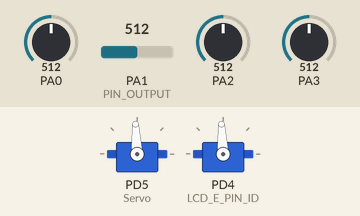
Recording of a program running on a simulated ATmega32, built with avr-gcc and emulated at 8 MHz. Shown: 2 × servo. Inputs (shaded band) come from the test bench; at power-on: PA0 = 512, PA1 (PIN_OUTPUT) = 512, PA2 = 512, PA3 = 512. Servo pulses on a pin are drawn as a servo (544–2400 µs = 0–180°).

Above: at 3.4 s.
3.5 s: PA0 set to 545
At 6.0 s:
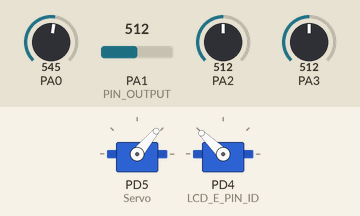
6.5 s: PA1 (PIN_OUTPUT) set to 549
8.0 s: PA1 (PIN_OUTPUT) set to 578
At 8.9 s:
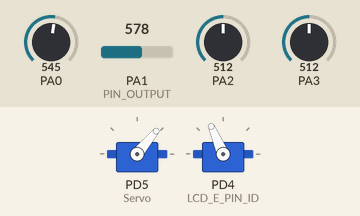
11.0 s: PA2 set to 560
At 12.2 s:
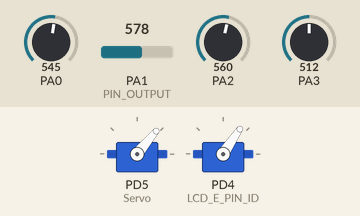
12.5 s: PA2 set to 585
At 13.4 s:
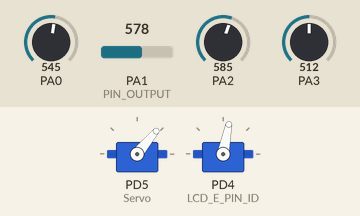
15.5 s: PA3 set to 716
At 19.3 s:
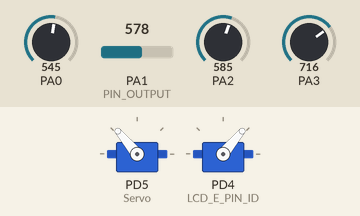
Timing chart, 0 to 19.5 s (numbered marks = the images above; inputs shaded):
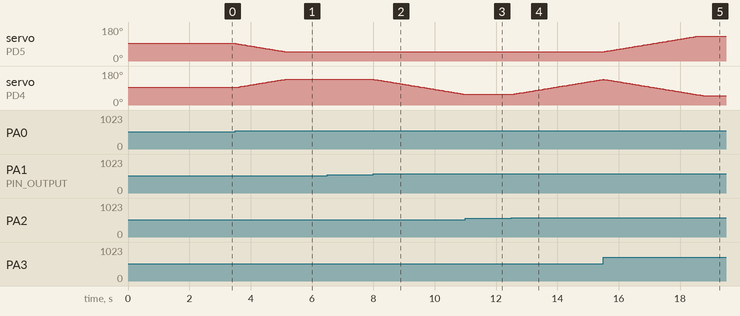

Measured:
- the behaviour switches between 533 and 534 on PA0 (found by bisection; images 0 and 1)
- the behaviour switches between 565 and 566 on PA1 (PIN_OUTPUT) (found by bisection; images 1 and 2)
- the behaviour switches between 566 and 567 on PA2 (found by bisection; images 3 and 4)
- after the input at 3.5 s, servo on PD5 (Servo): moves from 93° to 50° over 1.6 s, starting at once; servo on PD4 (LCD_E_PIN_ID): moves from 93° to 136° over 1.6 s, starting at once
- after the input at 6.5 s, every drawn part: stays the same
- after the input at 8.0 s, servo on PD4 (LCD_E_PIN_ID): moves from 136° to 57° over 2.9 s, starting at once
- after the input at 11.0 s, servo on PD4 (LCD_E_PIN_ID): goes on until 11.0 s, then stays 56°
- after the input at 12.5 s, servo on PD4 (LCD_E_PIN_ID): moves from 56° to 135° over 2.9 s, starting at once
- after the input at 15.5 s, servo on PD5 (Servo): moves from 50° to 130° over 3.0 s, starting at once

The program:

Main.c
```c
/*
 * Exercise4.c
 *
 *  Created on: Jun 21, 2017
 *  Author: Mohamed Tarek
 */

#include "Servo.h"
#include <util/delay.h>
#include "LDR.h"
#include "adc.h"

#define MAXIMUM_VERTICAL_DEGREE 160
#define MINIMUM_VERTICAL_DEGREE 10
#define MAXIMUM_HORIZONTAL_DEGREE 170
#define MINIMUM_HORIZONTAL_DEGREE 10

#define LEFT_TOP_CHANNEL 0
#define RIGHT_TOP_CHANNEL 1
#define LEFT_DOWN_CHANNEL 2
#define RIGHT_DOWN_CHANNEL 3

#define Tolerance 10
#define timedelay 20


uint16 LeftTop=0;
uint16 LeftDown=0;
uint16 RightTop=0;
uint16 RightDown=0;

uint8 ServoVertical=90;
uint8 ServoHorizontal=90;


int main(void)
{
	uint16 AvrageTop=0;
	uint16 AvrageDown=0;
	uint16 AvrageRight=0;
	uint16 AvrageLeft=0;
	uint16 AvrageTopDown=0;
	uint16 AvrageLeftRight=0;

	Servo_init(OC1A);
	Servo_init(OC1B);
	Servo_write(ServoVertical,OC1A);
	Servo_write(ServoHorizontal,OC1B);
	ADC_ConfigType ADC_Config={AVCC,POLLING,F_CPU_64};
	ADC_init(&ADC_Config);
	_delay_ms(2500);
	while(1)
	{
		LeftTop=LDR_getLight(LEFT_TOP_CHANNEL);
		LeftDown=LDR_getLight(LEFT_DOWN_CHANNEL);
		RightTop=LDR_getLight(RIGHT_TOP_CHANNEL);
		RightDown=LDR_getLight(RIGHT_DOWN_CHANNEL);

		AvrageTop=(uint16)((RightTop+LeftTop)/2);
		AvrageDown=(uint16)((RightDown+LeftDown)/2);
		AvrageRight=(uint16)((RightTop+RightDown)/2);
		AvrageLeft=(uint16)((LeftTop+LeftDown)/2);

		AvrageTopDown=abs(AvrageTop-AvrageDown);
		AvrageLeftRight=abs(AvrageRight-AvrageLeft);

		if(AvrageTopDown>Tolerance){
			if(AvrageTop<(AvrageDown-Tolerance)){
				ServoVertical++;
				if(ServoVertical>=MAXIMUM_VERTICAL_DEGREE){
					ServoVertical=MAXIMUM_VERTICAL_DEGREE;
				}
			}else if(AvrageTop>(AvrageDown+Tolerance)){
				ServoVertical--;
				if(ServoVertical<=MINIMUM_VERTICAL_DEGREE){
					ServoVertical=MINIMUM_VERTICAL_DEGREE;
				}
			}
			Servo_write(ServoVertical,OC1A);
		}
		if(AvrageLeftRight>Tolerance){
			if(AvrageLeft>(AvrageRight+Tolerance)){
				ServoHorizontal++;
				if(ServoHorizontal>=MAXIMUM_HORIZONTAL_DEGREE){
					ServoHorizontal=MAXIMUM_HORIZONTAL_DEGREE;
				}
			}else if(AvrageLeft<(AvrageRight-Tolerance)){
				ServoHorizontal--;
				if(ServoHorizontal<=MINIMUM_HORIZONTAL_DEGREE){
					ServoHorizontal=MINIMUM_HORIZONTAL_DEGREE;
				}
			}
			Servo_write(ServoHorizontal,OC1B);
		}
		_delay_ms(timedelay);
	}
}
```

LDR.c
```c
/*
 * LDR.c
 *
 *  Created on: ???/???/????
 *      Author: Ehab Mohamed
 */
#include "adc.h"
#include "LDR.h"

/*
 * Description :
 * Function responsible for calculate the Percentage of light from the ADC digital value.
 */
uint16 LDR_getLight(uint8 LDR_channel)
{
	uint16 light_value = 0;

	/* Read ADC channel where the temperature sensor is connected */
	light_value = ADC_readChannel(LDR_channel);

	return light_value;
}
```

LDR.h
```c
/*
 * LDR.h
 *
 *  Created on: ???/???/????
 *      Author: Ehab Mohamed
 */

#ifndef LDR_H_
#define LDR_H_


uint16 LDR_getLight(uint8 LDR_channel);

#endif /* LDR_H_ */
```

Servo.c
```c
/*
 * Servo.c
 *
 *  Created on: ???/???/????
 *      Author: Ehab Mohamed
 */
#include "Timer1_PWM.h"
#include "gpio.h"
#include "Servo.h"
#include <math.h>

#define SERVOANGLE0  (((F_CPU/8000)*1)-1)
#define SERVOANGLE180  (((F_CPU/8000)*2)-1)
#define DGREE (5.56)


uint8 g_Postion=0;

void Servo_init(uint8 PWM_Channel){
	Timer1_PWM_init(PWM_Channel);
	if(PWM_Channel==OC1A){
		GPIO_setupPinDirection(PORTD_ID, PIN5_ID, PIN_OUTPUT);
	}else if(PWM_Channel==OC1B){
		GPIO_setupPinDirection(PORTD_ID, PIN4_ID, PIN_OUTPUT);
	}
}

void Servo_write(uint8 Postion,uint8 PWM_Channel){
	g_Postion=Postion;
	uint16 Pos=(uint16)(SERVOANGLE0+((float)Postion*DGREE));
	if(Pos>SERVOANGLE180){
		Pos=SERVOANGLE180;
	}else if(Pos<SERVOANGLE0){
		Pos=SERVOANGLE0;
	}
	Timer1_PWM_setDutyCycle(Pos,PWM_Channel);
}
uint8 Servo_readPosition(){
	uint8 lastPostion=g_Postion;
	return lastPostion;
}
```

Servo.h
```c
/*
 * Servo.h
 *
 *  Created on: ???/???/????
 *      Author: Ehab Mohamed
 */

#ifndef SERVO_H_
#define SERVO_H_

#include "std_types.h"

#define OC1A 0
#define OC1B 1
#define SERVOANGLE0  (((F_CPU/8000)*1)-1)
#define SERVOANGLE180  (((F_CPU/8000)*2)-1)
#define DGREE (5.56)


void Servo_init(uint8 PWM_Channel);
void Servo_write(uint8 Postion,uint8 PWM_Channel);
uint8 Servo_readPosition();

#endif /* SERVO_H_ */
```

Timer1_PWM.c
```c
/*
 * Timer1_PWM.c
 *
 *  Created on: ???/???/????
 *      Author: Ehab Mohamed
 */
#include <avr/io.h>/* To use the IO Ports Registers */
#include "Timer1_PWM.h"

void Timer1_PWM_init(uint8 channel){
	TCNT1 = 0;		/* Set timer1 initial count to zero */
	ICR1 =(F_CPU/(400));  /* Set TOP count for timer1 in ICR1 register */
	if(channel==OC1A){
		OCR1A = 0;
		/* Configure timer control register TCCR1A
	     * 1. Clear OC1A on compare match (non inverting mode) COM1A1=1 COM1A0=0
	     * 2. FOC1A=0 FOC1B=0 because these bits are only active in case non-pwm mode
         * 3. Fast Pwm Mode with the TOP in ICR1 WGM10=0 WGM11=1 (Mode Number 14)
	     * */
		TCCR1A&=0x10;
		TCCR1A|=(1<<WGM11) | (1<<COM1A1);
	}else if(channel==OC1B){
		OCR1B = 0;
		/* Configure timer control register TCCR1A
	     * 1. Clear OC1B on compare match (non inverting mode) COM1B1=1 COM1B0=0
	     * 2. FOC1A=0 FOC1B=0 because these bits are only active in case non-pwm mode
         * 3. Fast Pwm Mode with the TOP in ICR1 WGM10=0 WGM11=1 (Mode Number 14)
	     * */
		TCCR1A&=0x80;
		TCCR1A|=(1<<WGM11) | (1<<COM1B1);
	}
	/* Configure timer control register TCCR1B
	 * 1. Fast Pwm Mode with the TOP in ICR1 WGM12=1 WGM13=1 (Mode Number 14)
	 * 2. Prescaler = F_CPU/8
     */
	TCCR1B = (1<<WGM12) | (1<<WGM13) | (1<<CS11);
}

void Timer1_PWM_setDutyCycle(uint16 duty_cycle,uint8 channel){
	if(channel==OC1A){
		OCR1A = duty_cycle;
	}else if(channel==OC1B){
		OCR1B = duty_cycle;
	}
}
```

Timer1_PWM.h
```c
/*
 * Timer1_PWM.h
 *
 *  Created on: ???/???/????
 *      Author: Ehab Mohamed
 */

#ifndef TIMER1_PWM_H_
#define TIMER1_PWM_H_

#include "std_types.h"

#define OC1A 0
#define OC1B 1

void Timer1_PWM_init(uint8 channel);
void Timer1_PWM_setDutyCycle(uint16 duty_cycle,uint8 channel);

#endif /* TIMER1_PWM_H_ */
```

adc.c
```c
 /******************************************************************************
 *
 * Module: ADC
 *
 * File Name: adc.c
 *
 * Description: Source file for the AVR ADC driver
 *
 * Author: Ehab Mohammed
 *
 *******************************************************************************/

#include "adc.h"
#include "common_macros.h"
#include <avr/io.h>
#include <avr/interrupt.h>

volatile uint16 g_adc = 0;

/*******************************************************************************
 *                      Functions Definitions                                  *
 *******************************************************************************/
/*
 * Description : Function to initialize the ADC driver
 * 	1. Set the required voltage reference
 * 	2. Set the required frequency.
 * 	3. Enable ADC.
 * 	4. Set the required techinqe (polling or interrupt).
 */
void ADC_init(const ADC_ConfigType *config_ptr) {
	/*MUX0...MUX4=0  intial channal 0
	 * insert the required Voltage Reference in REFS1,REFS2 bit in ADMUX Register
	 */
	ADMUX = ((config_ptr->ref_volt & 0x03) << 6);
	/*Enable ADC Driver*/
	ADCSRA = (1 << ADEN);
	/*Enable or Disable interrupt in ADEN,ADIE bit in ADCSRA Register */
	if (config_ptr->techinqe == INTERRUPT) {
		SET_BIT(ADCSRA, ADIE);
		SET_BIT(ADCSRA, ADSC);
	}
	/* insert the required Clock in ADPS0..ADPS2 bit in ADCSRA Register*/
	ADCSRA = (ADCSRA & 0xF8) | ((config_ptr-> prescaler) & 0x07);
}

/*
 * Function to set the required channel and read the The ADC value
 */
uint16 ADC_readChannel(uint8 channel_num) {
	/* insert the required channal MUX0..MUX4 bit in ADMUX Register*/
	ADMUX = (ADMUX & 0xE0) | (channel_num & 0x1F);
	/*ADC Start converstion analog signal from channel*/
	SET_BIT(ADCSRA, ADSC);
	while (BIT_IS_CLEAR(ADCSRA, ADIF))
		;
	SET_BIT(ADCSRA, ADIF);
	return ADC;
}

/*
 * Function to set the required channel and start conversation for interrupt
 */
void ADC_conversation(uint8 channel_num) {
	/* insert the required channal MUX0..MUX4 bit in ADMUX Register*/
	ADMUX = (ADMUX & 0xE0) | (channel_num & 0x1F);
	SET_BIT(ADCSRA, ADSC);
}

/*******************************************************************************
 *                       Interrupt Service Routines                            *
 *******************************************************************************/
ISR(ADC_vect) {
	/*read the value Of ADC every interrupt*/
	g_adc = ADC;
}
```

adc.h
```c
 /******************************************************************************
 *
 * Module: ADC
 *
 * File Name: adc.h
 *
 * Description: header file for the AVR ADC driver
 *
 * Author: Ehab Mohammed
 *
 *******************************************************************************/
#ifndef ADC_H_
#define ADC_H_

#include "std_types.h"


/*******************************************************************************
 *                       External Variables                                    *
 *******************************************************************************/

extern volatile uint16 g_adc;

/*******************************************************************************
 *                         Types Declaration                                   *
 *******************************************************************************/
#define ADC_MAXIMUM_VALUE    1023
#define ADC_REF_VOLT_VALUE   2.56

typedef enum {
	AREF, AVCC, INTERNAL = 3
} ADC_ReferenceVolatge;
typedef enum {
	POLLING, INTERRUPT
} ADC_Techinqe;

typedef enum {
	F_CPU_2 = 1, F_CPU_4, F_CPU_8, F_CPU_16, F_CPU_32, F_CPU_64, F_CPU_128
} ADC_Prescaler;

typedef struct {
	ADC_ReferenceVolatge ref_volt;
	ADC_Prescaler prescaler;
	ADC_Techinqe techinqe;
} ADC_ConfigType;

/*******************************************************************************
 *                      Functions Prototypes                                   *
 *******************************************************************************/
void ADC_init(const ADC_ConfigType *config_ptr);
uint16 ADC_readChannel(uint8 channel_num);
void ADC_conversation(uint8 channel_num);

#endif /* ADC_H_ */
```

lcd.c
```c
 /******************************************************************************
 *
 * Module: LCD
 *
 * File Name: lcd.c
 *
 * Description: Source file for the LCD driver
 *
 * Author: Noha Essam said
 *
 *******************************************************************************/

#include <util/delay.h> /* For the delay functions */
#include "common_macros.h" /* For GET_BIT Macro */
#include "lcd.h"
#include "gpio.h"

/*******************************************************************************
 *                      Functions Definitions                                  *
 *******************************************************************************/

/*
 * Description :
 * Initialize the LCD:
 * 1. Setup the LCD pins directions by use the GPIO driver.
 * 2. Setup the LCD Data Mode 4-bits or 8-bits.
 */
void LCD_init(void)
{
	/* Configure the direction for RS and E pins as output pins */
	GPIO_setupPinDirection(LCD_RS_PORT_ID,LCD_RS_PIN_ID,PIN_OUTPUT);
	GPIO_setupPinDirection(LCD_E_PORT_ID,LCD_E_PIN_ID,PIN_OUTPUT);

	_delay_ms(20);		/* LCD Power ON delay always > 15ms */

#if(LCD_DATA_BITS_MODE == 4)
	/* Configure 4 pins in the data port as output pins */
	GPIO_setupPinDirection(LCD_DATA_PORT_ID,LCD_DB4_PIN_ID,PIN_OUTPUT);
	GPIO_setupPinDirection(LCD_DATA_PORT_ID,LCD_DB5_PIN_ID,PIN_OUTPUT);
	GPIO_setupPinDirection(LCD_DATA_PORT_ID,LCD_DB6_PIN_ID,PIN_OUTPUT);
	GPIO_setupPinDirection(LCD_DATA_PORT_ID,LCD_DB7_PIN_ID,PIN_OUTPUT);

	/* Send for 4 bit initialization of LCD  */
	LCD_sendCommand(LCD_TWO_LINES_FOUR_BITS_MODE_INIT1);
	LCD_sendCommand(LCD_TWO_LINES_FOUR_BITS_MODE_INIT2);

	/* use 2-lines LCD + 4-bits Data Mode + 5*7 dot display Mode */
	LCD_sendCommand(LCD_TWO_LINES_FOUR_BITS_MODE);

#elif(LCD_DATA_BITS_MODE == 8)
	/* Configure the data port as output port */
	GPIO_setupPortDirection(LCD_DATA_PORT_ID,PORT_OUTPUT);

	/* use 2-lines LCD + 8-bits Data Mode + 5*7 dot display Mode */
	LCD_sendCommand(LCD_TWO_LINES_EIGHT_BITS_MODE);

#endif

	LCD_sendCommand(LCD_CURSOR_OFF); /* cursor off */
	LCD_sendCommand(LCD_CLEAR_COMMAND); /* clear LCD at the beginning */
}

/*
 * Description :
 * Send the required command to the screen
 */
void LCD_sendCommand(uint8 command)
{
	GPIO_writePin(LCD_RS_PORT_ID,LCD_RS_PIN_ID,LOGIC_LOW); /* Instruction Mode RS=0 */
	_delay_ms(1); /* delay for processing Tas = 50ns */
	GPIO_writePin(LCD_E_PORT_ID,LCD_E_PIN_ID,LOGIC_HIGH); /* Enable LCD E=1 */
	_delay_ms(1); /* delay for processing Tpw - Tdws = 190ns */

#if(LCD_DATA_BITS_MODE == 4)
	GPIO_writePin(LCD_DATA_PORT_ID,LCD_DB4_PIN_ID,GET_BIT(command,4));
	GPIO_writePin(LCD_DATA_PORT_ID,LCD_DB5_PIN_ID,GET_BIT(command,5));
	GPIO_writePin(LCD_DATA_PORT_ID,LCD_DB6_PIN_ID,GET_BIT(command,6));
	GPIO_writePin(LCD_DATA_PORT_ID,LCD_DB7_PIN_ID,GET_BIT(command,7));

	_delay_ms(1); /* delay for processing Tdsw = 100ns */
	GPIO_writePin(LCD_E_PORT_ID,LCD_E_PIN_ID,LOGIC_LOW); /* Disable LCD E=0 */
	_delay_ms(1); /* delay for processing Th = 13ns */
	GPIO_writePin(LCD_E_PORT_ID,LCD_E_PIN_ID,LOGIC_HIGH); /* Enable LCD E=1 */
	_delay_ms(1); /* delay for processing Tpw - Tdws = 190ns */

	GPIO_writePin(LCD_DATA_PORT_ID,LCD_DB4_PIN_ID,GET_BIT(command,0));
	GPIO_writePin(LCD_DATA_PORT_ID,LCD_DB5_PIN_ID,GET_BIT(command,1));
	GPIO_writePin(LCD_DATA_PORT_ID,LCD_DB6_PIN_ID,GET_BIT(command,2));
	GPIO_writePin(LCD_DATA_PORT_ID,LCD_DB7_PIN_ID,GET_BIT(command,3));

	_delay_ms(1); /* delay for processing Tdsw = 100ns */
	GPIO_writePin(LCD_E_PORT_ID,LCD_E_PIN_ID,LOGIC_LOW); /* Disable LCD E=0 */
	_delay_ms(1); /* delay for processing Th = 13ns */

#elif(LCD_DATA_BITS_MODE == 8)
	GPIO_writePort(LCD_DATA_PORT_ID,command); /* out the required command to the data bus D0 --> D7 */
	_delay_ms(1); /* delay for processing Tdsw = 100ns */
	GPIO_writePin(LCD_E_PORT_ID,LCD_E_PIN_ID,LOGIC_LOW); /* Disable LCD E=0 */
	_delay_ms(1); /* delay for processing Th = 13ns */
#endif
}

/*
 * Description :
 * Display the required character on the screen
 */
void LCD_displayCharacter(uint8 data)
{
	GPIO_writePin(LCD_RS_PORT_ID,LCD_RS_PIN_ID,LOGIC_HIGH); /* Data Mode RS=1 */
	_delay_ms(1); /* delay for processing Tas = 50ns */
	GPIO_writePin(LCD_E_PORT_ID,LCD_E_PIN_ID,LOGIC_HIGH); /* Enable LCD E=1 */
	_delay_ms(1); /* delay for processing Tpw - Tdws = 190ns */

#if(LCD_DATA_BITS_MODE == 4)
	GPIO_writePin(LCD_DATA_PORT_ID,LCD_DB4_PIN_ID,GET_BIT(data,4));
	GPIO_writePin(LCD_DATA_PORT_ID,LCD_DB5_PIN_ID,GET_BIT(data,5));
	GPIO_writePin(LCD_DATA_PORT_ID,LCD_DB6_PIN_ID,GET_BIT(data,6));
	GPIO_writePin(LCD_DATA_PORT_ID,LCD_DB7_PIN_ID,GET_BIT(data,7));

	_delay_ms(1); /* delay for processing Tdsw = 100ns */
	GPIO_writePin(LCD_E_PORT_ID,LCD_E_PIN_ID,LOGIC_LOW); /* Disable LCD E=0 */
	_delay_ms(1); /* delay for processing Th = 13ns */
	GPIO_writePin(LCD_E_PORT_ID,LCD_E_PIN_ID,LOGIC_HIGH); /* Enable LCD E=1 */
	_delay_ms(1); /* delay for processing Tpw - Tdws = 190ns */

	GPIO_writePin(LCD_DATA_PORT_ID,LCD_DB4_PIN_ID,GET_BIT(data,0));
	GPIO_writePin(LCD_DATA_PORT_ID,LCD_DB5_PIN_ID,GET_BIT(data,1));
	GPIO_writePin(LCD_DATA_PORT_ID,LCD_DB6_PIN_ID,GET_BIT(data,2));
	GPIO_writePin(LCD_DATA_PORT_ID,LCD_DB7_PIN_ID,GET_BIT(data,3));

	_delay_ms(1); /* delay for processing Tdsw = 100ns */
	GPIO_writePin(LCD_E_PORT_ID,LCD_E_PIN_ID,LOGIC_LOW); /* Disable LCD E=0 */
	_delay_ms(1); /* delay for processing Th = 13ns */

#elif(LCD_DATA_BITS_MODE == 8)
	GPIO_writePort(LCD_DATA_PORT_ID,data); /* out the required command to the data bus D0 --> D7 */
	_delay_ms(1); /* delay for processing Tdsw = 100ns */
	GPIO_writePin(LCD_E_PORT_ID,LCD_E_PIN_ID,LOGIC_LOW); /* Disable LCD E=0 */
	_delay_ms(1); /* delay for processing Th = 13ns */
#endif
}

/*
 * Description :
 * Display the required string on the screen
 */
void LCD_displayString(const char *Str)
{
	uint8 i = 0;
	while(Str[i] != '\0')
	{
		LCD_displayCharacter(Str[i]);
		i++;
	}
	/***************** Another Method ***********************
	while((*Str) != '\0')
	{
		LCD_displayCharacter(*Str);
		Str++;
	}
	*********************************************************/
}

/*
 * Description :
 * Move the cursor to a specified row and column index on the screen
 */
void LCD_moveCursor(uint8 row,uint8 col)
{
	uint8 lcd_memory_address;

	/* Calculate the required address in the LCD DDRAM */
	switch(row)
	{
		case 0:
			lcd_memory_address=col;
				break;
		case 1:
			lcd_memory_address=col+0x40;
				break;
		case 2:
			lcd_memory_address=col+0x10;
				break;
		case 3:
			lcd_memory_address=col+0x50;
				break;
	}
	/* Move the LCD cursor to this specific address */
	LCD_sendCommand(lcd_memory_address | LCD_SET_CURSOR_LOCATION);
}

/*
 * Description :
 * Display the required string in a specified row and column index on the screen
 */
void LCD_displayStringRowColumn(uint8 row,uint8 col,const char *Str)
{
	LCD_moveCursor(row,col); /* go to to the required LCD position */
	LCD_displayString(Str); /* display the string */
}

/*
 * Description :
 * Display the required decimal value on the screen
 */
void LCD_intgerToString(int data)
{
   char buff[16]; /* String to hold the ascii result */
   itoa(data,buff,10); /* Use itoa C function to convert the data to its corresponding ASCII value, 10 for decimal */
   LCD_displayString(buff); /* Display the string */
}

/*
 * Description :
 * Send the clear screen command
 */
void LCD_clearScreen(void)
{
	LCD_sendCommand(LCD_CLEAR_COMMAND); /* Send clear display command */
}
```

Source omitted: lcd.h (3060 bytes), common_macros.h (1221 bytes), gpio.c (6625 bytes), gpio.h (3554 bytes), std_types.h (1403 bytes)
